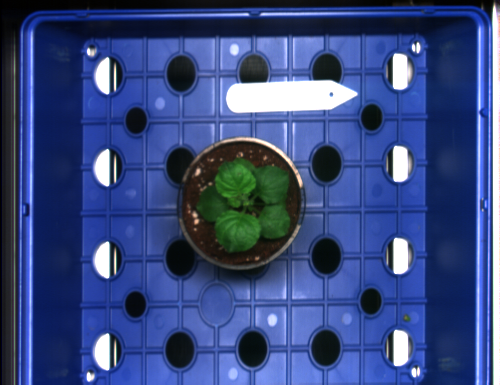
#> input picture SensorCommunication/Acquisition/batch_1/2. FLIR_dataset/2023-05-25_16-42-52.png, 500 x 385 px
$ python -i camera_calibration_01.py   (imports and definitions only)
#> lines starting #> are read from the running program, lines starting #| are printed output that depends on the picture
#> further down, picture is the input picture: shape (385, 500, 3); mean B, G, R 128.6, 74.3, 56.3
import cv2
import numpy as np
import json
import os

# [34 lines left out: functions load_camera_parameters, undistort_image, apply_x_coordinate_mask, remove_outliers, not called in this run]

def preprocess_for_rgb_circle_detection(image):
    """Preprocess RGB images for circle detection."""
    # Convert to grayscale if needed
    gray = cv2.cvtColor(image, cv2.COLOR_BGR2GRAY) if len(image.shape) == 3 else image
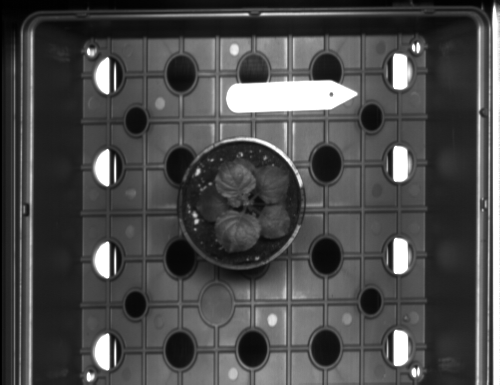
#> gray: shape (385, 500); min 0, max 255, mean 75.1

    # Apply Gaussian blur to reduce noise and improve circle detection
    blurred = cv2.GaussianBlur(gray, (9, 9), 2)
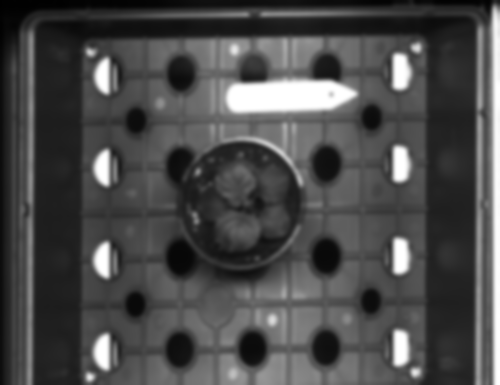
#> blurred: shape (385, 500); min 0, max 255, mean 75.1

    # Normalize to 8-bit format for Hough Circle detection
    normalized = cv2.normalize(blurred, None, 0, 255, cv2.NORM_MINMAX).astype(np.uint8)

    return normalized

# [141 lines left out: functions preprocess_for_dc_circle_detection, detect_circles, apply_transformation, adjust_rgb_to_dc_visible_area, compute_transformation_matrix, process_images, not called in this run]

# [5 lines not run here, left out]

>>> import cv2
>>> picture = cv2.imread('SensorCommunication/Acquisition/batch_1/2. FLIR_dataset/2023-05-25_16-42-52.png')
>>> result = preprocess_for_rgb_circle_detection(picture)
